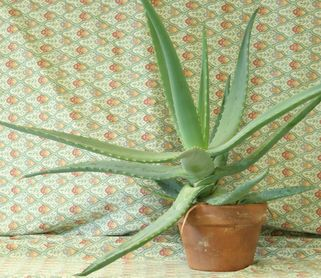
#> input picture exam2_pics/prob4_left_small.png, 321 x 278 px, found by its file name
$ python problem4.py
#> lines starting #> are read from the running program, lines starting #| are printed output that depends on the picture
#!/usr/bin/env python
import numpy as np
from PIL import Image

def stereo_match(left_img, right_img, kernel, max_offset):
#> called with left_img = 'exam2_pics/prob4_left_small.png', right_img = 'exam2_pics/prob4_right_small.png', kernel = 6, max_offset = 30
    left_img = Image.open(left_img).convert('L')
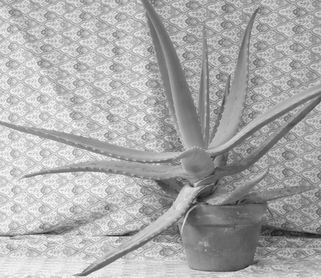
#> left_img: PIL image 321x278 L; min 21, max 253, mean 170.8
    left = np.asarray(left_img)
    right_img = Image.open(right_img).convert('L')
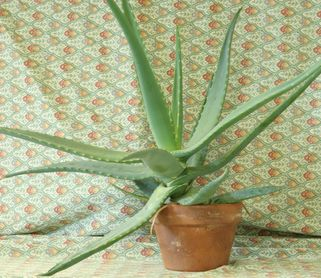
#> input picture exam2_pics/prob4_right_small.png, 321 x 278 px, found by its file name
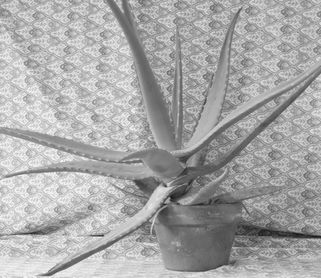
#> right_img: PIL image 321x278 L; min 19, max 252, mean 167.8
    right = np.asarray(right_img)
    w, h = left_img.size
#> w = 321; h = 278

    # Depth (or disparity) map
    depth = np.zeros((w, h), np.uint8)
    depth.shape = h, w

    kernel_half = int(kernel / 2)
    offset_adjust = 255 / max_offset  # this is used to map depth map output to 0-255 range

    for y in range(kernel_half, h - kernel_half):
        print("\rProcessing.. %d%% complete"%(y / (h - kernel_half) * 100), end="", flush=True)

        for x in range(kernel_half, w - kernel_half):
            best_offset = 0
            prev_ssd = 65534

            for offset in range(max_offset):
                ssd = 0
                ssd_temp = 0

                for v in range(-kernel_half, kernel_half):
                    for u in range(-kernel_half, kernel_half):
                        ssd_temp = int(left[y+v, x+u]) - int(right[y+v, (x+u) - offset])
                        ssd += ssd_temp * ssd_temp

                if ssd < prev_ssd:
                    prev_ssd = ssd
                    best_offset = offset

            depth[y, x] = best_offset * offset_adjust
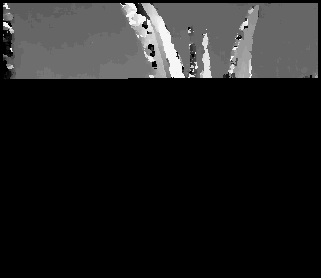
#> depth: shape (278, 321); min 0, max 246, mean 30.9

    Image.fromarray(depth).save('depth.png')

if __name__ == '__main__':
#> (the run stopped early here; a loop or call above may not have finished)
